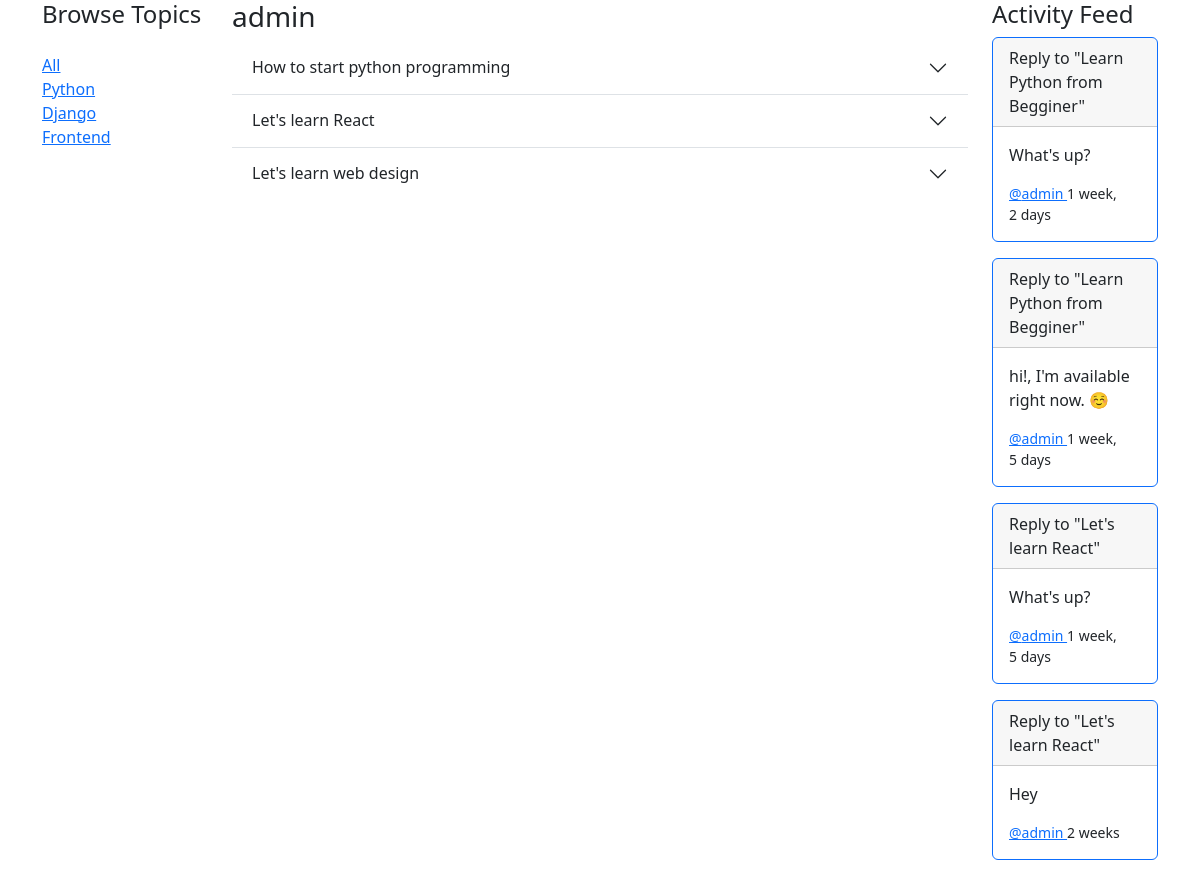
Page /base/profile/1/ on the committed database.
### base/models.py (models this page shows, shortened)
class Topic(models.Model):
    name = models.CharField(max_length=200)

class Room(models.Model):
    host = models.ForeignKey(User, on_delete=models.SET_NULL, null=True)
    topic = models.ForeignKey(Topic, on_delete=models.SET_NULL, null=True)
    participants = models.ManyToManyField(
        User, related_name='participants', blank=True)
    name = models.CharField(max_length=200)
    description = models.TextField(null=True, blank=True)
    updated = models.DateTimeField(auto_now=True)
    created = models.DateTimeField(auto_now_add=True)
    class Meta:
        ordering = ["-updated", "-created"]
    def __str__(self):
        return self.name

class Message(models.Model):
    user = models.ForeignKey(User, on_delete=models.CASCADE)
    room = models.ForeignKey(Room, on_delete=models.CASCADE)
    body = models.TextField()
    updated = models.DateTimeField(auto_now=True)
    created = models.DateTimeField(auto_now_add=True)
    class Meta:
        ordering = ["-updated", "-created"]

### base/views.py (the view)
# urls.py: path('profile/<str:pk>/', views.userProfile, name="user-profile"),
def userProfile(request, pk):
    user = User.objects.get(id=pk)
    rooms = user.room_set.all()
    messages = user.message_set.all()
    topics = Topic.objects.all()
    context = {"user": user, "rooms": rooms,
               'room_messages': messages, "topics": topics}
    return render(request, 'base/profile.html', context)

### base/templates/base/profile.html
{%extends 'main.html'%}
{%block content%}
<div class="container">
    <div class="row">
        <div class="col-md-2">
            {%include 'base/topics_component.html'%}
        </div>
        <div class="col-md-8">
            <h3>{{user.username}}</h3>
            {%include 'base/feed_component.html'%}
        </div>
        <div class="col-md-2">
            {%include 'base/activity_component.html'%}
        </div>
    </div>
</div>
{%endblock%}

### base/templates/base/topics_component.html
{%load static%}
<h4 class="mb-4">Browse Topics</h4>
<div class="d-flex flex-column">
    <a class="undesigned-link" href="{% url 'home' %}">All</a>
    {% for topic in topics %}
    <a class="undesigned-link" href="{% url 'home' %}?q={{topic.name}}" role="button" class="my-link">{{topic.name}}</a>
    {% endfor %}
</div>

### base/templates/base/feed_component.html (shortened to what this page needs)
{%load static%}
<div class="accordion accordion-flush" id="roomAccordion">
    {% for room in rooms %}
    <div class="accordion-item">
        <h2 class="accordion-header" id="{{room.id}}">
            <button class="accordion-button collapsed position-relative" type="button" data-bs-toggle="collapse"
                data-bs-target="#flush-{{room.id}}" aria-expanded="false" aria-controls="flush-{{room.id}}">
                {{room.name}}
            </button>
        </h2>
    </div>
    {% endfor %}
</div>

### base/templates/base/activity_component.html (shortened to what this page needs)
{%load static%}
<h4>Activity Feed</h4>
{% for message in room_messages %}
<div class="card border-primary mb-3" style="max-width: 18rem;">
    <p class="card-header">Reply to "{{message.room}}"</p>
    <div class="card-body">
        <div class="d-flex flex-column">
            <p class="card-text">{{message.body}}</p>
            <small class="card-text">
                <a type="text" class="undesigned-link" href="{% url 'user-profile' message.user.id%}">
                    @{{message.user}}
                </a>
                {{message.created | timesince}}
            </small>
        </div>
    </div>
</div>
{%endfor%}

### static/styles/corebuso.css (style rules this page uses)
:root { --color1-100: hsla(29, 100%, 51%, 1); --color1-75: hsla(29, 100%, 51%, 0.75); --color1-50: hsla(29, 100%, 51%, 0.5); --color1-25: hsla(29, 100%, 51%, 0.25); --color2-100: hsla(323, 63%, 13%, 1); --color2-75: hsla(323, 63%, 13%, 0.75); --color2-50: hsla(323, 63%, 13%, 0.5); --color2-25: hsla(323, 63%, 13%, 0.25); --color3-100: hsla(157, 62%, 45%, 1); --color3-75: hsla(157, 62%, 45%, 0.75); --color4-100: hsla(81, 74%, 49%, 1); --color4-50: hsla(81, 74%, 49%, 0.5); --color5-100: hsla(192, 72%, 21%, 1); --5px: 0.3125em; --8px: 0.5em; --10px: 0.625em; --16px: 1em; --24px: 1.5em; --32px: 2em; --48px: 3em; --80px: 5em; --100px: 6.25em; --160px: 10em; --180px: 11.25em; --hero-icon: 2em; --font-16: 1em; --font-18: 1.125em; --font-24: 1.5em; --font-32: 2em; --font-48: 3em; --font-64: 4em; }
html { line-height: 1.6; font-size: 1em; font-family: "Poppins", sans-serif !important; scroll-behavior: smooth; }

### rows in the picture
Topic: name "Python"
Topic: name "Django"
Topic: name "Frontend"
Room: name "How to start python programming"
Room: name "Let's learn React"
Room: name "Let's learn web design"
Message: room "Learn Python from Begginer", body "What's up?", user "admin", created "1 week, 2 days"
Message: room "Learn Python from Begginer", body "hi!, I'm available right now. ☺️", user "admin", created "1 week, 5 days"
Message: room "Let's learn React", body "What's up?", user "admin", created "1 week, 5 days"
Message: room "Let's learn React", body "Hey", user "admin", created "2 weeks"
